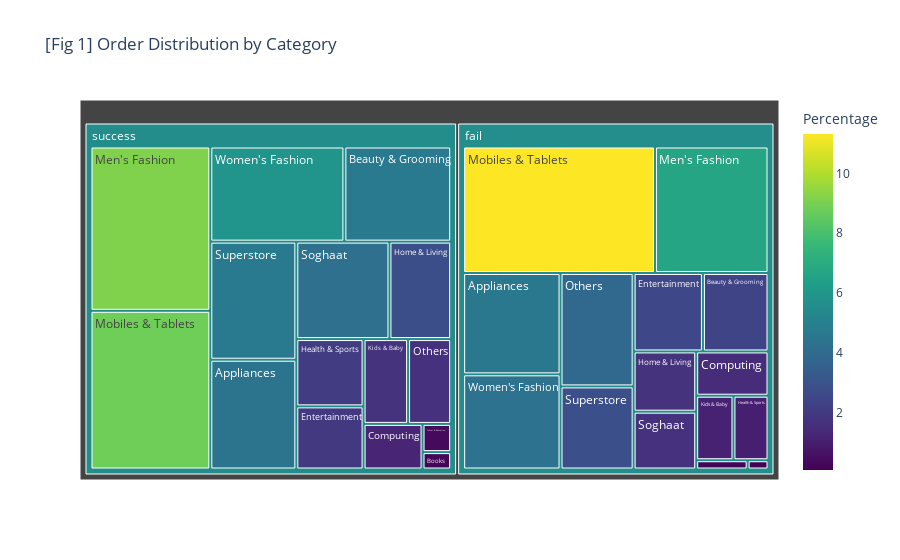
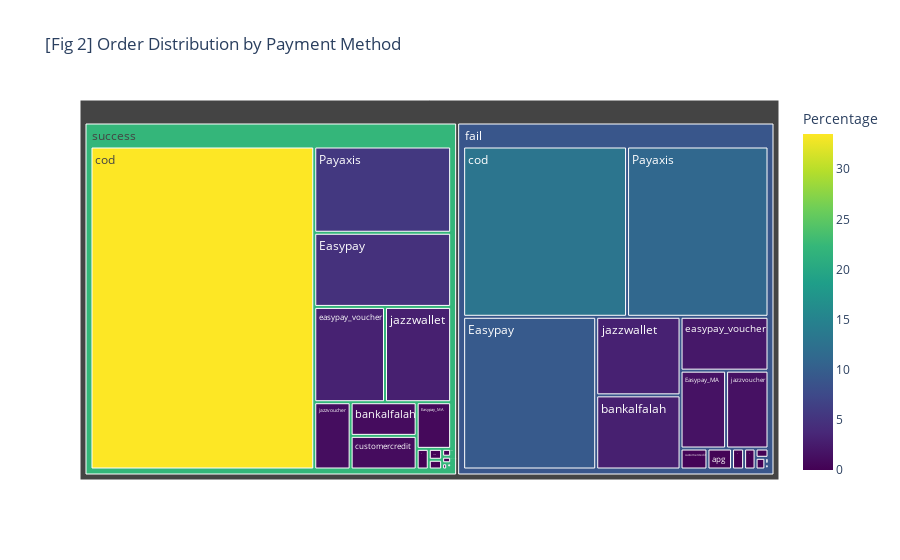

These figures' notebook cell, in order:
### Markdown cell above
We know from calculation above the number of success order is higher than fail order. Next we create treemap figures to show the order distribution by `CategoryName` and by `PaymentMethod`.

### Code cell
# create the treemap with the number of orders divided by new status and category
fig01 = px.treemap(df_status_category,
                    path=['NewStatus', 'CategoryName'],
                    values='Number of Orders',
                    color='Percentage',
                    color_continuous_scale='Viridis',
                    title='[Fig 1] Order Distribution by Category')

# update the hover template to show the percentage of orders
fig01.update_traces(hovertemplate='<b>%{label}:</b> %{color:.2f}%')

# create the treemap with the number of orders divided by new status and payment method
fig02 = px.treemap(df_status_payment,
                    path=['NewStatus', 'PaymentMethod'],
                    values='Number of Orders',
                    color='Percentage',
                    color_continuous_scale='Viridis',
                    title='[Fig 2] Order Distribution by Payment Method')

# Update the hover template to show the percentage of orders
fig02.update_traces(hovertemplate='<b>%{label}:</b> %{color:.2f}%')

# Show the treemap
fig01.show()
fig02.show()

### Figure 1 — Plotly figure (JSON) as saved in the notebook; plotly's stock layout.template omitted (floating-point values rounded to 4 significant figures)
{"data": [{"branchvalues": "total", "customdata": [[4.603], [4.376], [2.399], [4.709], [0.09], [0.23], [1.492], [1.246], [2.536], [1.969], [1.055], [2.099], [1.758], [2.786], [1.122], [1.751], [6.696], [9.128], [11.31], [8.816], [3.865], [1.693], [0.223], [0.374], [1.687], [4.208], [2.833], [4.708], [4.322], [5.913], [5.62], [5.572]], "domain": {"x": [0, 1], "y": [0, 1]}, "hovertemplate": "<b>%{label}:</b> %{color:.2f}%", "ids": ["fail/Appliances", "success/Appliances", "fail/Beauty & Grooming", "success/Beauty & Grooming", "fail/Books", "success/Books", "fail/Computing", "success/Computing", "fail/Entertainment", "success/Entertainment", "fail/Health & Sports", "success/Health & Sports", "fail/Home & Living", "success/Home & Living", "fail/Kids & Baby", "success/Kids & Baby", "fail/Men's Fashion", "success/Men's Fashion", "fail/Mobiles & Tablets", "success/Mobiles & Tablets", "fail/Others", "success/Others", "fail/School & Education", "success/School & Education", "fail/Soghaat", "success/Soghaat", "fail/Superstore", "success/Superstore", "fail/Women's Fashion", "success/Women's Fashion", "fail", "success"], "labels": ["Appliances", "Appliances", "Beauty & Grooming", "Beauty & Grooming", "Books", "Books", "Computing", "Computing", "Entertainment", "Entertainment", "Health & Sports", "Health & Sports", "Home & Living", "Home & Living", "Kids & Baby", "Kids & Baby", "Men's Fashion", "Men's Fashion", "Mobiles & Tablets", "Mobiles & Tablets", "Others", "Others", "School & Education", "School & Education", "Soghaat", "Soghaat", "Superstore", "Superstore", "Women's Fashion", "Women's Fashion", "fail", "success"], "marker": {"coloraxis": "coloraxis", "colors": [4.603, 4.376, 2.399, 4.709, 0.09, 0.23, 1.492, 1.246, 2.536, 1.969, 1.055, 2.099, 1.758, 2.786, 1.122, 1.751, 6.696, 9.128, 11.31, 8.816, 3.865, 1.693, 0.223, 0.374, 1.687, 4.208, 2.833, 4.708, 4.322, 5.913, 5.62, 5.572]}, "name": "", "parents": ["fail", "success", "fail", "success", "fail", "success", "fail", "success", "fail", "success", "fail", "success", "fail", "success", "fail", "success", "fail", "success", "fail", "success", "fail", "success", "fail", "success", "fail", "success", "fail", "success", "fail", "success", "", ""], "type": "treemap", "values": [26907, 25578, 14020, 27526, 527, 1347, 8721, 7285, 14820, 11508, 6164, 12268, 10273, 16285, 6556, 10232, 39137, 53352, 66137, 51529, 22592, 9897, 1301, 2187, 9858, 24594, 16556, 27517, 25262, 34560, 268831, 315665]}], "layout": {"coloraxis": {"colorbar": {"title": {"text": "Percentage"}}, "colorscale": [[0, "#440154"], [0.1111, "#482878"], [0.2222, "#3e4989"], [0.3333, "#31688e"], [0.4444, "#26828e"], [0.5556, "#1f9e89"], [0.6667, "#35b779"], [0.7778, "#6ece58"], [0.8889, "#b5de2b"], [1, "#fde725"]]}, "legend": {"tracegroupgap": 0}, "title": {"text": "[Fig 1] Order Distribution by Category"}}}

### Figure 2 — Plotly figure (JSON) as saved in the notebook; plotly's stock layout.template omitted (floating-point values rounded to 4 significant figures)
{"data": [{"branchvalues": "total", "customdata": [[9.476], [4.706], [1.654], [0.746], [11.23], [5.474], [0.241], [0.06], [2.916], [1.03], [0.009], [0.116], [13.02], [33.51], [0.263], [1.029], [2.209], [3.125], [0.001], [0.002], [0.053], [0.027], [1.54], [1.135], [3.09], [2.923], [0], [0.008], [0.056], [0.068], [0.112], [0.002], [0.007], [0.015], [0.118], [0.033], [8.992], [22.17]], "domain": {"x": [0, 1], "y": [0, 1]}, "hovertemplate": "<b>%{label}:</b> %{color:.2f}%", "ids": ["fail/Easypay", "success/Easypay", "fail/Easypay_MA", "success/Easypay_MA", "fail/Payaxis", "success/Payaxis", "fail/apg", "success/apg", "fail/bankalfalah", "success/bankalfalah", "fail/cashatdoorstep", "success/cashatdoorstep", "fail/cod", "success/cod", "fail/customercredit", "success/customercredit", "fail/easypay_voucher", "success/easypay_voucher", "fail/financesettlement", "success/financesettlement", "fail/internetbanking", "success/internetbanking", "fail/jazzvoucher", "success/jazzvoucher", "fail/jazzwallet", "success/jazzwallet", "fail/marketingexpense", "success/marketingexpense", "fail/mcblite", "success/mcblite", "fail/mygateway", "success/mygateway", "fail/productcredit", "success/productcredit", "fail/ublcreditcard", "success/ublcreditcard", "fail", "success"], "labels": ["Easypay", "Easypay", "Easypay_MA", "Easypay_MA", "Payaxis", "Payaxis", "apg", "apg", "bankalfalah", "bankalfalah", "cashatdoorstep", "cashatdoorstep", "cod", "cod", "customercredit", "customercredit", "easypay_voucher", "easypay_voucher", "financesettlement", "financesettlement", "internetbanking", "internetbanking", "jazzvoucher", "jazzvoucher", "jazzwallet", "jazzwallet", "marketingexpense", "marketingexpense", "mcblite", "mcblite", "mygateway", "mygateway", "productcredit", "productcredit", "ublcreditcard", "ublcreditcard", "fail", "success"], "marker": {"coloraxis": "coloraxis", "colors": [9.476, 4.706, 1.654, 0.746, 11.23, 5.474, 0.241, 0.06, 2.916, 1.03, 0.009, 0.116, 13.02, 33.51, 0.263, 1.029, 2.209, 3.125, 0.001, 0.002, 0.053, 0.027, 1.54, 1.135, 3.09, 2.923, 0, 0.008, 0.056, 0.068, 0.112, 0.002, 0.007, 0.015, 0.118, 0.033, 8.992, 22.17]}, "name": "", "parents": ["fail", "success", "fail", "success", "fail", "success", "fail", "success", "fail", "success", "fail", "success", "fail", "success", "fail", "success", "fail", "success", "fail", "success", "fail", "success", "fail", "success", "fail", "success", "fail", "success", "fail", "success", "fail", "success", "fail", "success", "fail", "success", "", ""], "type": "treemap", "values": [55387, 27509, 9668, 4359, 65642, 31998, 1406, 352, 17045, 6020, 53, 679, 76089, 195849, 1539, 6016, 12910, 18266, 6, 9, 312, 160, 9001, 6632, 18060, 17085, 1, 44, 327, 396, 655, 14, 40, 85, 690, 192, 268831, 315665]}], "layout": {"coloraxis": {"colorbar": {"title": {"text": "Percentage"}}, "colorscale": [[0, "#440154"], [0.1111, "#482878"], [0.2222, "#3e4989"], [0.3333, "#31688e"], [0.4444, "#26828e"], [0.5556, "#1f9e89"], [0.6667, "#35b779"], [0.7778, "#6ece58"], [0.8889, "#b5de2b"], [1, "#fde725"]]}, "legend": {"tracegroupgap": 0}, "title": {"text": "[Fig 2] Order Distribution by Payment Method"}}}
